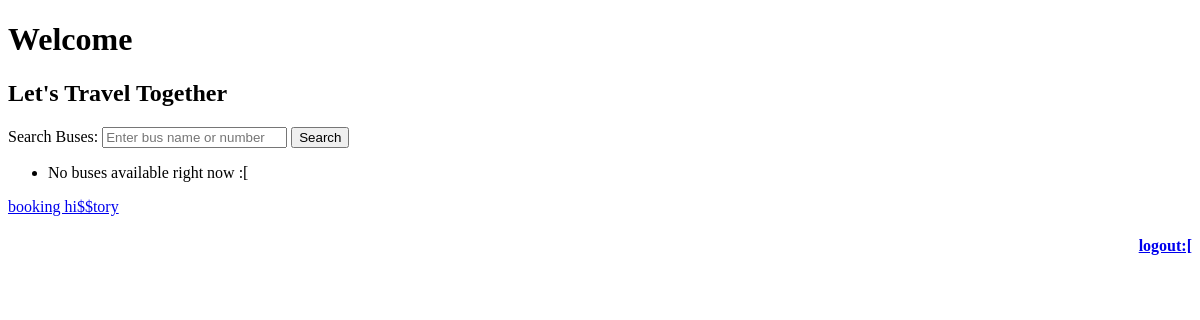
Before: /end/home (signed in) with the older database file.
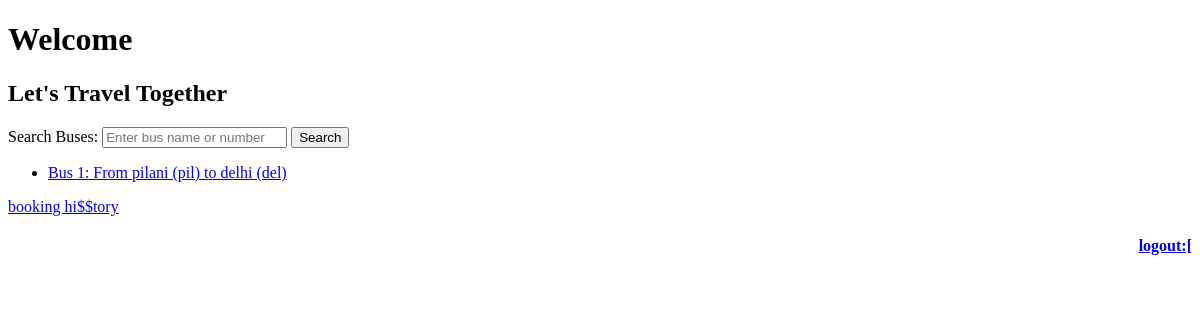
After: the same page with the newer database file.
### end/models.py (models this page shows)
class Bus(models.Model):
    boarding = models.ForeignKey(Station,on_delete=models.CASCADE,related_name="departure")
    destination = models.ForeignKey(Station,on_delete=models.CASCADE,related_name="arrivals")
    duration = models.IntegerField()
    seats = models.IntegerField(default=25)
    availableseats = models.IntegerField(default=25)

class Station(models.Model):
    code = models.CharField(max_length=10)
    city = models.CharField(max_length=60)
    def __str__(self):
        return f"{self.city} ({self.code})"

### end/views.py (the view, shortened to what this page needs)
# urls.py: 2. Add a URL to urlpatterns:  path('', views.home, name='home')
def home(request):
    if not request.user.is_authenticated:
        return HttpResponseRedirect(reverse("login"))
    bus = Bus.objects.all()
    return render(request, "end/home.html", {
        "bus": bus
    })

### end/templates/end/home.html (shortened to what this page needs)
{% extends "end/layout.html" %}
{% block body %}
    <h1>Welcome</h1>
    <h2>Let's Travel Together</h2>
    <form method="post">
        <label for="bus">Search Buses:</label>
        <input type="search" name="bus" id="bus" placeholder="Enter bus name or number" required>
        <button type="submit">Search</button>
    </form>
    <ul>
        {% if not bus %}
            <li>No buses available right now :[</li>
        {% else %}
            {% for i in bus %}
                <li>
                    <a href="{% url 'bus' i.id %}">
                        Bus {{ i.id }}: From {{ i.boarding }} to {{ i.destination }}
                    </a>
                </li>
            {% endfor %}
        {% endif %}
    </ul>
    <a href="{% url 'book' %}">booking hi$$tory</a>
{% endblock %}

Changed rows visible on the page:
added Bus: id "1", boarding "pilani (pil)", destination "delhi (del)"
Other visible differences:
text no longer shown: "No buses available right now :["
